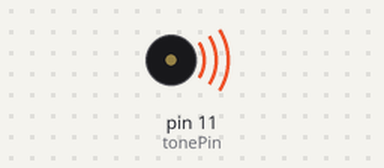
Bench run of a sketch on a simulated Arduino Nano, built with avr-gcc and run on an emulated ATmega328P. Shown: buzzer (waves = sounding).

Above: at 0.1 s.
Timing chart, 0 to 40.0 s (numbered marks = the images above):
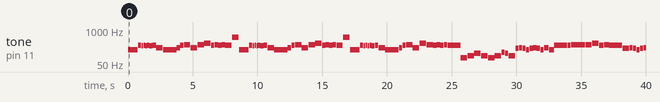

The sketch:

numberone.ino
```cpp
#define B0  31
#define C1  33
#define CS1 35
#define D1  37
#define DS1 39
#define E1  41
#define F1  44
#define FS1 46
#define G1  49
#define GS1 52
#define A1  55
#define AS1 58
#define B1  62
#define C2  65
#define CS2 69
#define D2  73
#define DS2 78
#define E2  82
#define F2  87
#define FS2 93
#define G2  98
#define GS2 104
#define A2  110
#define AS2 117
#define B2  123
#define C3  131
#define CS3 139
#define D3  147
#define DS3 156
#define E3  165
#define F3  175
#define FS3 185
#define G3  196
#define GS3 208
#define A3  220
#define AS3 233
#define B3  247
#define C4  262
#define CS4 277
#define D4  294
#define DS4 311
#define E4  330
#define F4  349
#define FS4 370
#define G4  392
#define GS4 415
#define A4  440
#define AS4 466
#define B4  494
#define C5  523
#define CS5 554
#define D5  587
#define DS5 622
#define E5  659
#define F5  698
#define FS5 740
#define G5  784
#define GS5 831
#define A5  880
#define AS5 932
#define B5  988
#define C6  1047
#define CS6 1109
#define D6  1175
#define DS6 1245
#define E6  1319
#define F6  1397
#define FS6 1480
#define G6  1568
#define GS6 1661
#define A6  1760
#define AS6 1865
#define B6  1976
#define C7  2093
#define CS7 2217
#define D7  2349
#define DS7 2489
#define E7  2637
#define F7  2794
#define FS7 2960
#define G7  3136
#define GS7 3322
#define A7  3520
#define AS7 3729
#define B7  3951
#define C8  4186
#define CS8 4435
#define D8  4699
#define DS8 4978
int tonePin = 11;
int tones[] = {F3,C4,B3,C4,B3,C4,B3,C4,GS3,F3,F3,GS3,C4,CS4,GS3,CS4,DS4,C4,CS4,C4,CS4,C4,C5,F3,C4,B3,C4,B3,C4,B3,C4,GS3,F3,F3,GS3,C4,CS4,GS3,CS4,DS4,C4,CS4,C4,CS4,C4,C5,F3,C4,B3,C4,B3,C4,B3,C4,GS3,F3,F3,GS3,C4,CS4,GS3,DS4,CS4,C4,CS4,C4,CS4,C4,F2,GS2,C3,GS2,F2,GS2,CS3,C3,GS2,G3,GS3,G3,F3,G3,GS3,G3,F3,GS3,F3,C4,C4,CS4,CS4,CS4,CS4,CS4,DS4,C4,CS4,C4,G3,GS3,G3,F3,G3,GS3,G3,F3,GS3,F3,C4,C4,CS4,CS4,CS4,CS4,C4,CS4,DS4,CS4,C4,CS4,C4,F3,AS3,AS3,GS3,AS3,AS3,C4,C4,C4,C4,CS4,CS4,CS4,CS4,CS4,CS4,DS4,FS4,GS3,G3,FS3,F3,C4,B3,C4,B3,C4,B3,C4,GS3,F3,F3,GS3,C4,CS4,GS3,CS4,DS4,C4,CS4,C4,CS4,C4,C5,F3,C4,B3,C4,B3,C4,B3,C4,GS3,F3,F3,GS3,C4,CS4,GS3,DS4,CS4,C4,CS4,C4,CS4,C4,A2,AS2,B2,C3,CS3,D3,DS3,E3,F3,C4,B3,C4,B3,C4,B3,C4,GS3,F3,F3,GS3,C4,CS4,GS3,DS4,CS4,C4,CS4,C4,CS4,C4,G3,GS3,G3,F3,GS3,F3,GS3,F3,C4,CS4,CS4,CS4,CS4,CS4,C4,C4,C4,C4,C4,C5,G3,GS3,G3,GS3,GS3,F3,C4,C4,CS4,GS3,CS4,CS4,DS4,CS4,C4,CS4,C4,GS3,G3,FS3,F3,C4,B3,C4,B3,C4,B3,C4,GS3,F3,F3,GS3,C4,CS4,GS3,CS4,DS4,C4,CS4,C4,CS4,C4,C5,F3,C4,B3,C4,B3,C4,B3,C4,GS3,F3,F3,GS3,C4,CS4,GS3,DS4,CS4,C4,F3,C4,B3,C4,B3,C4,B3,C4,GS3,F3,F3,GS3,C4,CS4,GS3,CS4,DS4,C4,CS4,C4,CS4,C4,C5,F3,C4,B3,C4,B3,C4,B3,C4,GS3,F3,F3,GS3,C4,CS4,GS3,DS4,CS4,C4,C4,C4,G4,G4,G4,FS3,CS4,C4,CS4,C4,CS4,C4,CS4,A3,FS3,FS3,A3,CS4,D4,A3,D4,E4,CS4,D4,CS4,D4,CS4,CS5,FS3,CS4,C4,CS4,C4,CS4,C4,CS4,A3,FS3,FS3,A3,CS4,D4,A3,E4,D4,CS4,D4,CS4,D4,CS4,FS3,CS4,C4,CS4,C4,CS4,C4,CS4,A3,FS3,FS3,A3,CS4,D4,A3,D4,E4,CS4,D4,CS4,D4,CS4,CS5,FS3,CS4,C4,CS4,C4,CS4,C4,CS4,A3,FS3,FS3,A3,CS4,D4,A3,E4,D4,CS4,D4,CS4,D4,CS4,CS4,D4,CS4,D4,CS4,CS4,D4,CS4,D4,CS4,F4,FS4};
int delays[] = {750,250,125,125,125,125,250,250,500,750,250,250,250,500,500,500,500,250,250,250,250,500,500,750,250,125,125,125,125,250,250,500,750,250,250,250,500,500,500,500,250,250,250,250,500,500,750,250,125,125,125,125,250,250,500,750,250,250,250,500,500,500,500,250,250,250,250,1000,500,500,500,500,500,500,250,250,500,250,250,250,250,250,250,250,250,375,375,1000,250,250,250,250,250,500,500,375,375,1000,500,250,250,250,250,250,250,250,375,375,1000,250,250,250,250,250,250,250,250,250,375,375,5000,250,250,250,250,1000,250,375,375,1000,250,250,250,250,250,500,500,1500,3000,500,500,500,750,250,125,125,125,125,250,250,500,750,250,250,250,500,500,500,500,250,250,250,250,500,500,750,250,125,125,125,125,250,250,500,750,250,250,250,500,500,500,500,250,250,250,250,1000,250,250,250,250,250,250,250,250,750,250,125,125,125,125,250,250,500,750,250,250,250,500,500,500,500,250,250,250,250,2750,250,250,250,250,1000,250,375,375,1250,250,250,250,1000,250,250,250,250,1000,250,7500,500,750,250,1000,500,250,1000,250,250,500,500,250,250,250,375,375,5750,500,500,500,750,250,125,125,125,125,250,250,500,750,250,250,250,500,500,500,500,250,250,250,250,500,500,750,250,125,125,125,125,250,250,500,750,250,250,250,500,500,500,500,2000,750,250,125,125,125,125,250,250,500,750,250,250,250,500,500,500,500,250,250,250,250,500,500,750,250,125,125,125,125,250,250,500,750,250,250,250,500,500,500,500,334,334,334,334,334,316,750,250,125,125,125,125,250,250,500,750,250,250,250,500,500,500,500,250,250,250,250,500,500,750,250,125,125,125,125,250,250,500,750,250,250,250,500,500,500,500,250,250,250,250,1000,750,250,125,125,125,125,250,250,500,750,250,250,250,500,500,500,500,250,250,250,250,500,500,750,250,125,125,125,125,250,250,500,750,250,250,250,500,500,500,500,250,250,250,250,1000,250,250,250,250,1000,250,250,250,250,500,500,5139};
double mod = 1;
void song() {
for(int i = 0; i < sizeof(delays)/sizeof(delays[0]); i++){
tone(tonePin, tones[i], delays[i]);
delay(delays[i]*mod + 25);}}
void setup() {}
void loop() {song();}
```

Measured:
- by itself, tone on pin 11 (tonePin): plays 175 Hz for 0.75 s, 262 Hz for 0.25 s, 247 Hz for 0.13 s, 262 Hz for 0.13 s, 247 Hz for 0.13 s, 262 Hz for 0.13 s … (104 notes in this stretch)
